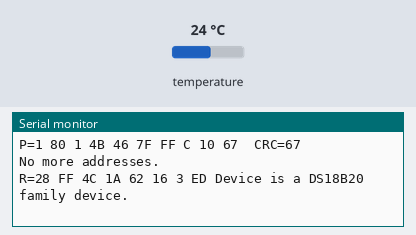
A sketch run on a simulated Arduino Uno, built with avr-gcc and run on an emulated ATmega328P. Parts: the last lines printed to the serial monitor. The inputs (shaded band) are chosen by the test bench; at power-on: temperature 24 °C.

Above: at 2.8 s.
2.9 s: temperature set to 12 °C
At 3.9 s:
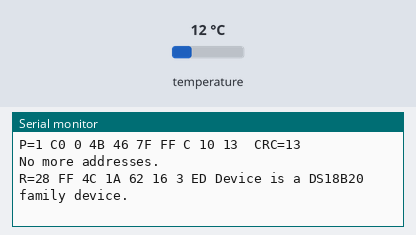
5.6 s: temperature set to 28 °C
At 6.7 s:
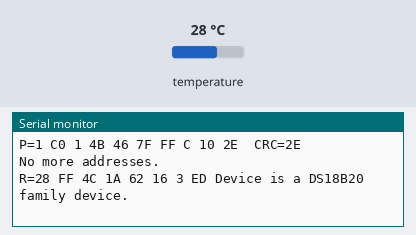
8.7 s: temperature set to 33 °C
At 10.2 s:
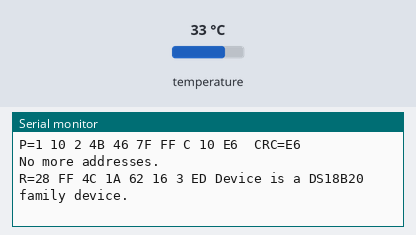
11.8 s: temperature set to 7 °C
At 13.3 s:
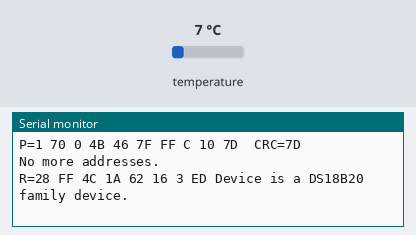
14.9 s: temperature set to 10 °C
At 16.3 s:
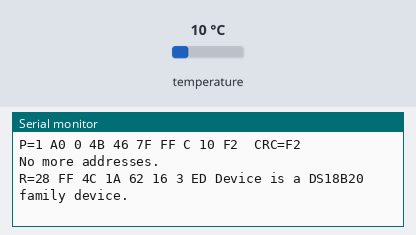
18.0 s: temperature set to 8 °C
At 19.1 s:
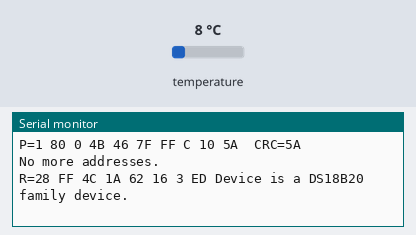

The sketch:

sketch_oct09a.ino
```cpp
#include <OneWire.h>
#include <DallasTemperature.h>

// Arduino數位腳位2接到1-Wire裝置
#define ONE_WIRE_BUS 1

// 運用程式庫建立物件
OneWire ds(ONE_WIRE_BUS);

void setup(void) {
  // initialize inputs/outputs
  // start serial port
  Serial.begin(115200);
}

void loop(void) {
  byte i;
  byte present = 0;
  byte data[12];
  byte addr[8];

  if ( !ds.search(addr)) {
      Serial.print("No more addresses.\n");
      ds.reset_search();
      return;
  }

  Serial.print("R=");
  for( i = 0; i < 8; i++) {
    Serial.print(addr[i], HEX);
    Serial.print(" ");
  }

  if ( OneWire::crc8( addr, 7) != addr[7]) {
      Serial.print("CRC is not valid!\n");
      return;
  }

  if ( addr[0] == 0x10) {
      Serial.print("Device is a DS18S20 family device.\n");
  }
  else if ( addr[0] == 0x28) {
      Serial.print("Device is a DS18B20 family device.\n");
  }
  else {
      Serial.print("Device family is not recognized: 0x");
      Serial.println(addr[0],HEX);
      return;
  }

  ds.reset();
  ds.select(addr);
  ds.write(0x44,1);         // start conversion, with parasite power on at the end

  delay(1000);     // maybe 750ms is enough, maybe not
  // we might do a ds.depower() here, but the reset will take care of it.

  present = ds.reset();
  ds.select(addr);
  ds.write(0xBE);         // Read Scratchpad

  Serial.print("P=");
  Serial.print(present,HEX);
  Serial.print(" ");
  for ( i = 0; i < 9; i++) {           // we need 9 bytes
    data[i] = ds.read();
    Serial.print(data[i], HEX);
    Serial.print(" ");
  }
  Serial.print(" CRC=");
  Serial.print( OneWire::crc8( data, 8), HEX);
  Serial.println();
}
```

Measured:
- after the input at 2.9 s, the serial monitor: prints a new line after 0.19 s (image 1)
- after the input at 5.6 s, the serial monitor: prints a new line after 0.60 s (image 2)
- after the input at 8.7 s, the serial monitor: prints a new line after 0.62 s (image 3)
- after the input at 11.8 s, the serial monitor: prints a new line after 0.63 s (image 4)
- after the input at 14.9 s, the serial monitor: prints a new line after 0.64 s (image 5)
- after the input at 18.0 s, the serial monitor: prints a new line after 0.65 s (image 6)
